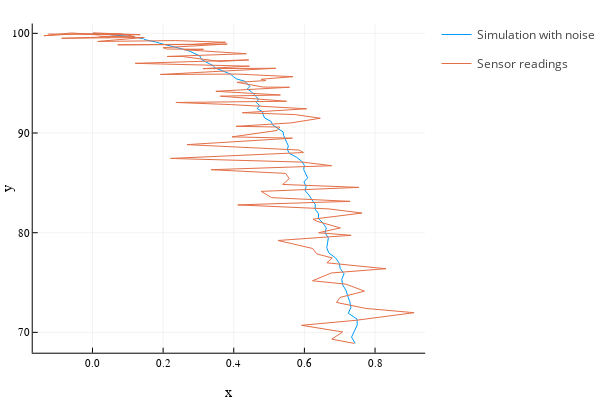

The notebook cell saved with this chart:
### Code cell
# reference trajectory (we just want to track the goal state and hover control)
x0 = [0,100,.5,0]
g = -9.8

A,B = dynamics_jacobians(x0,x0,0.025)
# display(A)
# display(B)

Xnoisy, Ynoisy, impacts, impactstates = getTrajectory(x0,dt,g,N,C,W,V)
# display("text/plain",impacts)
Xnoisy = SVector{nx}.(Xnoisy)
Ynoisy = SVector{ny}.(Ynoisy)
plotlyjs()
# traj2(X, label="ref")
traj2(Xnoisy, label="Simulation with noise")
traj2!(Ynoisy,label="Sensor readings")
